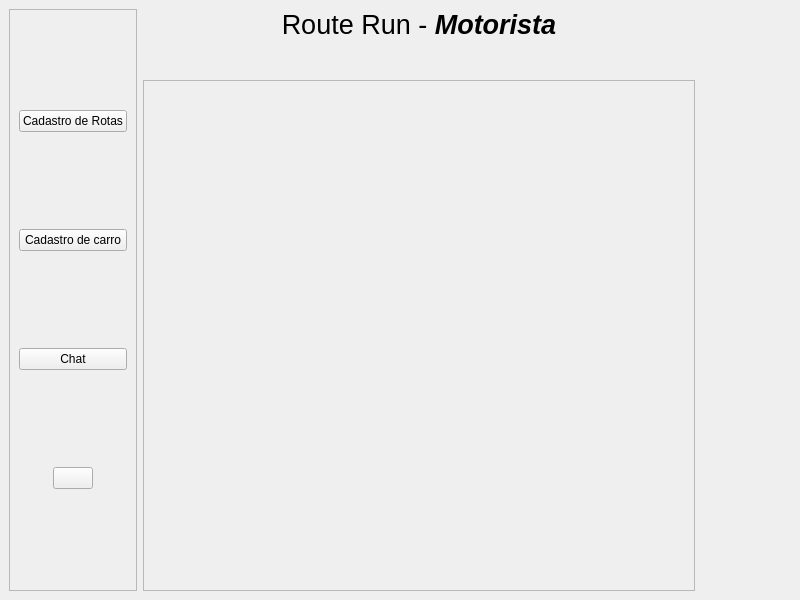
<?xml version="1.0" encoding="UTF-8"?>
<ui version="4.0">
 <class>MainWindow</class>
 <widget class="QMainWindow" name="MainWindow">
  <property name="geometry">
   <rect>
    <x>0</x>
    <y>0</y>
    <width>800</width>
    <height>600</height>
   </rect>
  </property>
  <property name="windowTitle">
   <string>MainWindow</string>
  </property>
  <widget class="QWidget" name="centralwidget">
   <layout class="QGridLayout" name="gridLayout">
    <item row="0" column="0" rowspan="3">
     <widget class="QFrame" name="frame">
      <property name="frameShape">
       <enum>QFrame::StyledPanel</enum>
      </property>
      <property name="frameShadow">
       <enum>QFrame::Raised</enum>
      </property>
      <layout class="QVBoxLayout" name="verticalLayout">
       <item>
        <widget class="QPushButton" name="b_cad_rota">
         <property name="cursor">
          <cursorShape>PointingHandCursor</cursorShape>
         </property>
         <property name="text">
          <string>Cadastro de Rotas</string>
         </property>
         <property name="icon">
          <iconset>
           <normaloff>../Icons/feather/chevrons-right.svg</normaloff>../Icons/feather/chevrons-right.svg</iconset>
         </property>
        </widget>
       </item>
       <item>
        <widget class="QPushButton" name="b_cad_carro">
         <property name="cursor">
          <cursorShape>PointingHandCursor</cursorShape>
         </property>
         <property name="text">
          <string>Cadastro de carro</string>
         </property>
         <property name="icon">
          <iconset>
           <normaloff>../Icons/feather/truck.svg</normaloff>../Icons/feather/truck.svg</iconset>
         </property>
        </widget>
       </item>
       <item>
        <widget class="QPushButton" name="b_chat">
         <property name="cursor">
          <cursorShape>PointingHandCursor</cursorShape>
         </property>
         <property name="text">
          <string>Chat</string>
         </property>
         <property name="icon">
          <iconset>
           <normaloff>../Icons/feather/users.svg</normaloff>../Icons/feather/users.svg</iconset>
         </property>
        </widget>
       </item>
       <item alignment="Qt::AlignHCenter">
        <widget class="QPushButton" name="b_voltar">
         <property name="cursor">
          <cursorShape>PointingHandCursor</cursorShape>
         </property>
         <property name="toolTip">
          <string>Voltar</string>
         </property>
         <property name="text">
          <string/>
         </property>
         <property name="icon">
          <iconset>
           <normaloff>../Icons/feather/arrow-left-circle.svg</normaloff>../Icons/feather/arrow-left-circle.svg</iconset>
         </property>
         <property name="iconSize">
          <size>
           <width>30</width>
           <height>30</height>
          </size>
         </property>
        </widget>
       </item>
      </layout>
     </widget>
    </item>
    <item row="1" column="2">
     <widget class="QPushButton" name="b_perfil">
      <property name="sizePolicy">
       <sizepolicy hsizetype="Minimum" vsizetype="Minimum">
        <horstretch>0</horstretch>
        <verstretch>0</verstretch>
       </sizepolicy>
      </property>
      <property name="minimumSize">
       <size>
        <width>90</width>
        <height>28</height>
       </size>
      </property>
      <property name="cursor">
       <cursorShape>PointingHandCursor</cursorShape>
      </property>
      <property name="styleSheet">
       <string notr="true">QPushButton { 
	
	 border: none;
 }</string>
      </property>
      <property name="text">
       <string/>
      </property>
      <property name="icon">
       <iconset>
        <normaloff>../Icons/feather/user.svg</normaloff>../Icons/feather/user.svg</iconset>
      </property>
      <property name="iconSize">
       <size>
        <width>30</width>
        <height>30</height>
       </size>
      </property>
     </widget>
    </item>
    <item row="0" column="1">
     <widget class="QLabel" name="label">
      <property name="text">
       <string>&lt;html&gt;&lt;head/&gt;&lt;body&gt;&lt;p align=&quot;center&quot;&gt;&lt;span style=&quot; font-size:20pt;&quot;&gt;Route Run - &lt;/span&gt;&lt;span style=&quot; font-size:20pt; font-weight:600; font-style:italic;&quot;&gt;Motorista&lt;/span&gt;&lt;/p&gt;&lt;/body&gt;&lt;/html&gt;</string>
      </property>
     </widget>
    </item>
    <item row="2" column="1">
     <widget class="QFrame" name="frame_2">
      <property name="sizePolicy">
       <sizepolicy hsizetype="Expanding" vsizetype="Expanding">
        <horstretch>0</horstretch>
        <verstretch>0</verstretch>
       </sizepolicy>
      </property>
      <property name="mouseTracking">
       <bool>false</bool>
      </property>
      <property name="autoFillBackground">
       <bool>false</bool>
      </property>
      <property name="frameShape">
       <enum>QFrame::NoFrame</enum>
      </property>
      <property name="frameShadow">
       <enum>QFrame::Plain</enum>
      </property>
      <layout class="QVBoxLayout" name="verticalLayout_2">
       <property name="spacing">
        <number>0</number>
       </property>
       <property name="leftMargin">
        <number>0</number>
       </property>
       <property name="topMargin">
        <number>0</number>
       </property>
       <property name="rightMargin">
        <number>0</number>
       </property>
       <property name="bottomMargin">
        <number>0</number>
       </property>
       <item>
        <widget class="QScrollArea" name="scrollArea">
         <property name="widgetResizable">
          <bool>true</bool>
         </property>
         <widget class="QWidget" name="scrollAreaWidgetContents_3">
          <property name="geometry">
           <rect>
            <x>0</x>
            <y>0</y>
            <width>534</width>
            <height>494</height>
           </rect>
          </property>
         </widget>
        </widget>
       </item>
      </layout>
     </widget>
    </item>
   </layout>
  </widget>
 </widget>
 <resources/>
 <connections/>
</ui>
